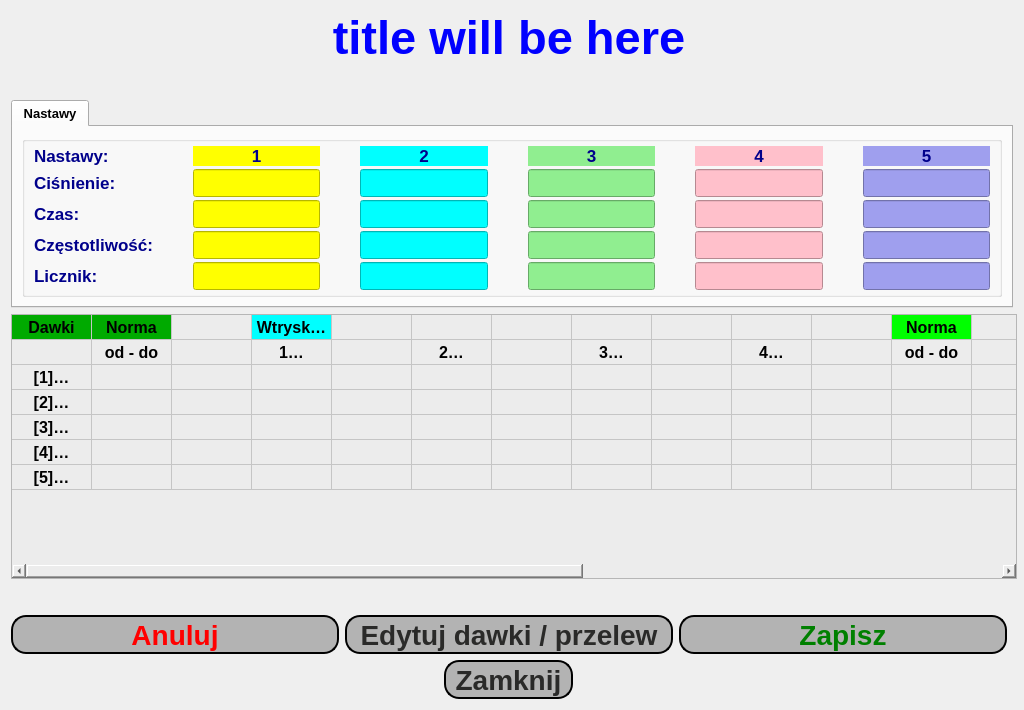
<?xml version="1.0" encoding="UTF-8"?>
<ui version="4.0">
 <class>ResultWidget</class>
 <widget class="QWidget" name="ResultWidget">
  <property name="enabled">
   <bool>true</bool>
  </property>
  <property name="geometry">
   <rect>
    <x>0</x>
    <y>0</y>
    <width>1024</width>
    <height>710</height>
   </rect>
  </property>
  <property name="sizePolicy">
   <sizepolicy hsizetype="Fixed" vsizetype="Fixed">
    <horstretch>0</horstretch>
    <verstretch>0</verstretch>
   </sizepolicy>
  </property>
  <property name="minimumSize">
   <size>
    <width>1024</width>
    <height>710</height>
   </size>
  </property>
  <property name="maximumSize">
   <size>
    <width>16777215</width>
    <height>16777215</height>
   </size>
  </property>
  <property name="font">
   <font>
    <pointsize>12</pointsize>
    <weight>75</weight>
    <bold>true</bold>
   </font>
  </property>
  <layout class="QGridLayout" name="gridLayout_7">
   <item row="10" column="0">
    <widget class="QWidget" name="resEditPart" native="true">
     <layout class="QHBoxLayout" name="horizontalLayout_3">
      <property name="leftMargin">
       <number>0</number>
      </property>
      <property name="topMargin">
       <number>0</number>
      </property>
      <property name="rightMargin">
       <number>0</number>
      </property>
      <property name="bottomMargin">
       <number>0</number>
      </property>
      <item>
       <widget class="QToolButton" name="cancelButton">
        <property name="sizePolicy">
         <sizepolicy hsizetype="Minimum" vsizetype="Fixed">
          <horstretch>0</horstretch>
          <verstretch>0</verstretch>
         </sizepolicy>
        </property>
        <property name="font">
         <font>
          <pointsize>21</pointsize>
          <weight>75</weight>
          <bold>true</bold>
         </font>
        </property>
        <property name="styleSheet">
         <string notr="true">background-color: #b3b3b3;
border-radius: 15px;
border-width: 2px;
border-color: black;
border-style: outset;
color: red;</string>
        </property>
        <property name="text">
         <string>Anuluj</string>
        </property>
       </widget>
      </item>
      <item>
       <widget class="QToolButton" name="editButton">
        <property name="sizePolicy">
         <sizepolicy hsizetype="Minimum" vsizetype="Fixed">
          <horstretch>0</horstretch>
          <verstretch>0</verstretch>
         </sizepolicy>
        </property>
        <property name="font">
         <font>
          <pointsize>21</pointsize>
          <weight>75</weight>
          <bold>true</bold>
         </font>
        </property>
        <property name="styleSheet">
         <string notr="true">background-color: #b3b3b3;
border-radius: 15px;
border-width: 2px;
border-color: black;
border-style: outset;
color: #2a2a29;</string>
        </property>
        <property name="text">
         <string>Edytuj dawki / przelew</string>
        </property>
       </widget>
      </item>
      <item>
       <widget class="QToolButton" name="saveButton">
        <property name="sizePolicy">
         <sizepolicy hsizetype="Minimum" vsizetype="Fixed">
          <horstretch>0</horstretch>
          <verstretch>0</verstretch>
         </sizepolicy>
        </property>
        <property name="font">
         <font>
          <pointsize>21</pointsize>
          <weight>75</weight>
          <bold>true</bold>
         </font>
        </property>
        <property name="styleSheet">
         <string notr="true">background-color: #b3b3b3;
border-radius: 15px;
border-width: 2px;
border-color: black;
border-style: outset;
color: green;</string>
        </property>
        <property name="text">
         <string>Zapisz</string>
        </property>
       </widget>
      </item>
     </layout>
    </widget>
   </item>
   <item row="13" column="0">
    <widget class="QWidget" name="resNormPart" native="true">
     <layout class="QVBoxLayout" name="verticalLayout_2">
      <property name="leftMargin">
       <number>0</number>
      </property>
      <property name="topMargin">
       <number>0</number>
      </property>
      <property name="rightMargin">
       <number>0</number>
      </property>
      <property name="bottomMargin">
       <number>0</number>
      </property>
      <item alignment="Qt::AlignHCenter">
       <widget class="QToolButton" name="closeDialogButton">
        <property name="enabled">
         <bool>true</bool>
        </property>
        <property name="font">
         <font>
          <pointsize>21</pointsize>
          <weight>75</weight>
          <bold>true</bold>
         </font>
        </property>
        <property name="styleSheet">
         <string notr="true">border-radius: 15px;
border-width: 2px;
border-color: black;
border-style: outset;
color: #2a2a29;
background-color: #b3b3b3;</string>
        </property>
        <property name="text">
         <string>Zamknij</string>
        </property>
       </widget>
      </item>
     </layout>
    </widget>
   </item>
   <item row="3" column="0">
    <layout class="QHBoxLayout" name="horizontalLayout">
     <property name="spacing">
      <number>0</number>
     </property>
     <item>
      <widget class="QTableWidget" name="lowerTable">
       <property name="sizePolicy">
        <sizepolicy hsizetype="MinimumExpanding" vsizetype="MinimumExpanding">
         <horstretch>0</horstretch>
         <verstretch>0</verstretch>
        </sizepolicy>
       </property>
       <property name="minimumSize">
        <size>
         <width>1006</width>
         <height>265</height>
        </size>
       </property>
       <property name="font">
        <font>
         <pointsize>12</pointsize>
         <weight>75</weight>
         <bold>true</bold>
        </font>
       </property>
       <property name="styleSheet">
        <string notr="true">background-color: rgb(236, 236, 236);</string>
       </property>
       <property name="editTriggers">
        <set>QAbstractItemView::NoEditTriggers</set>
       </property>
       <property name="showGrid">
        <bool>true</bool>
       </property>
       <property name="gridStyle">
        <enum>Qt::SolidLine</enum>
       </property>
       <property name="rowCount">
        <number>7</number>
       </property>
       <property name="columnCount">
        <number>21</number>
       </property>
       <attribute name="horizontalHeaderVisible">
        <bool>false</bool>
       </attribute>
       <attribute name="horizontalHeaderDefaultSectionSize">
        <number>80</number>
       </attribute>
       <attribute name="horizontalHeaderMinimumSectionSize">
        <number>17</number>
       </attribute>
       <attribute name="horizontalHeaderStretchLastSection">
        <bool>false</bool>
       </attribute>
       <attribute name="verticalHeaderVisible">
        <bool>false</bool>
       </attribute>
       <attribute name="verticalHeaderDefaultSectionSize">
        <number>25</number>
       </attribute>
       <attribute name="verticalHeaderStretchLastSection">
        <bool>false</bool>
       </attribute>
       <row/>
       <row/>
       <row/>
       <row/>
       <row/>
       <row/>
       <row/>
       <column/>
       <column/>
       <column/>
       <column/>
       <column/>
       <column/>
       <column/>
       <column/>
       <column/>
       <column/>
       <column/>
       <column/>
       <column/>
       <column/>
       <column/>
       <column/>
       <column/>
       <column/>
       <column/>
       <column/>
       <column/>
       <item row="0" column="0">
        <property name="text">
         <string>Dawki</string>
        </property>
        <property name="textAlignment">
         <set>AlignHCenter|AlignVCenter|AlignCenter</set>
        </property>
        <property name="background">
         <brush brushstyle="SolidPattern">
          <color alpha="255">
           <red>0</red>
           <green>170</green>
           <blue>0</blue>
          </color>
         </brush>
        </property>
       </item>
       <item row="0" column="1">
        <property name="text">
         <string>Norma</string>
        </property>
        <property name="textAlignment">
         <set>AlignHCenter|AlignVCenter|AlignCenter</set>
        </property>
        <property name="background">
         <brush brushstyle="SolidPattern">
          <color alpha="255">
           <red>0</red>
           <green>170</green>
           <blue>0</blue>
          </color>
         </brush>
        </property>
       </item>
       <item row="0" column="2">
        <property name="text">
         <string/>
        </property>
       </item>
       <item row="0" column="3">
        <property name="text">
         <string>Wtryskiwacz - dawki</string>
        </property>
        <property name="textAlignment">
         <set>AlignHCenter|AlignVCenter|AlignCenter</set>
        </property>
        <property name="background">
         <brush brushstyle="SolidPattern">
          <color alpha="255">
           <red>0</red>
           <green>255</green>
           <blue>255</blue>
          </color>
         </brush>
        </property>
       </item>
       <item row="0" column="4">
        <property name="text">
         <string/>
        </property>
       </item>
       <item row="0" column="5">
        <property name="text">
         <string/>
        </property>
       </item>
       <item row="0" column="6">
        <property name="text">
         <string/>
        </property>
       </item>
       <item row="0" column="8">
        <property name="text">
         <string/>
        </property>
       </item>
       <item row="0" column="10">
        <property name="text">
         <string/>
        </property>
       </item>
       <item row="0" column="11">
        <property name="text">
         <string>Norma</string>
        </property>
        <property name="textAlignment">
         <set>AlignHCenter|AlignVCenter|AlignCenter</set>
        </property>
        <property name="background">
         <brush brushstyle="SolidPattern">
          <color alpha="255">
           <red>0</red>
           <green>255</green>
           <blue>0</blue>
          </color>
         </brush>
        </property>
        <property name="foreground">
         <brush brushstyle="NoBrush">
          <color alpha="255">
           <red>0</red>
           <green>0</green>
           <blue>127</blue>
          </color>
         </brush>
        </property>
       </item>
       <item row="0" column="13">
        <property name="text">
         <string>Przelewy</string>
        </property>
        <property name="textAlignment">
         <set>AlignHCenter|AlignVCenter|AlignCenter</set>
        </property>
        <property name="background">
         <brush brushstyle="SolidPattern">
          <color alpha="255">
           <red>255</red>
           <green>255</green>
           <blue>0</blue>
          </color>
         </brush>
        </property>
        <property name="foreground">
         <brush brushstyle="NoBrush">
          <color alpha="255">
           <red>0</red>
           <green>0</green>
           <blue>127</blue>
          </color>
         </brush>
        </property>
       </item>
       <item row="1" column="0">
        <property name="text">
         <string/>
        </property>
        <property name="textAlignment">
         <set>AlignHCenter|AlignVCenter|AlignCenter</set>
        </property>
        <property name="foreground">
         <brush brushstyle="NoBrush">
          <color alpha="255">
           <red>0</red>
           <green>0</green>
           <blue>127</blue>
          </color>
         </brush>
        </property>
       </item>
       <item row="1" column="1">
        <property name="text">
         <string>od - do</string>
        </property>
        <property name="textAlignment">
         <set>AlignHCenter|AlignVCenter|AlignCenter</set>
        </property>
        <property name="foreground">
         <brush brushstyle="NoBrush">
          <color alpha="255">
           <red>0</red>
           <green>0</green>
           <blue>127</blue>
          </color>
         </brush>
        </property>
       </item>
       <item row="1" column="2">
        <property name="text">
         <string/>
        </property>
       </item>
       <item row="1" column="3">
        <property name="text">
         <string>1
wynik</string>
        </property>
        <property name="textAlignment">
         <set>AlignHCenter|AlignVCenter|AlignCenter</set>
        </property>
        <property name="foreground">
         <brush brushstyle="NoBrush">
          <color alpha="255">
           <red>0</red>
           <green>0</green>
           <blue>127</blue>
          </color>
         </brush>
        </property>
       </item>
       <item row="1" column="4">
        <property name="text">
         <string/>
        </property>
       </item>
       <item row="1" column="5">
        <property name="text">
         <string>2
wynik</string>
        </property>
        <property name="textAlignment">
         <set>AlignHCenter|AlignVCenter|AlignCenter</set>
        </property>
        <property name="foreground">
         <brush brushstyle="NoBrush">
          <color alpha="255">
           <red>0</red>
           <green>0</green>
           <blue>127</blue>
          </color>
         </brush>
        </property>
       </item>
       <item row="1" column="6">
        <property name="text">
         <string/>
        </property>
       </item>
       <item row="1" column="7">
        <property name="text">
         <string>3
wynik</string>
        </property>
        <property name="textAlignment">
         <set>AlignHCenter|AlignVCenter|AlignCenter</set>
        </property>
        <property name="foreground">
         <brush brushstyle="NoBrush">
          <color alpha="255">
           <red>0</red>
           <green>0</green>
           <blue>127</blue>
          </color>
         </brush>
        </property>
       </item>
       <item row="1" column="8">
        <property name="text">
         <string/>
        </property>
       </item>
       <item row="1" column="9">
        <property name="text">
         <string>4
wynik</string>
        </property>
        <property name="textAlignment">
         <set>AlignHCenter|AlignVCenter|AlignCenter</set>
        </property>
        <property name="foreground">
         <brush brushstyle="NoBrush">
          <color alpha="255">
           <red>0</red>
           <green>0</green>
           <blue>127</blue>
          </color>
         </brush>
        </property>
       </item>
       <item row="1" column="10">
        <property name="text">
         <string/>
        </property>
       </item>
       <item row="1" column="11">
        <property name="text">
         <string>od - do</string>
        </property>
        <property name="textAlignment">
         <set>AlignHCenter|AlignVCenter|AlignCenter</set>
        </property>
        <property name="foreground">
         <brush brushstyle="NoBrush">
          <color alpha="255">
           <red>0</red>
           <green>0</green>
           <blue>127</blue>
          </color>
         </brush>
        </property>
       </item>
       <item row="1" column="12">
        <property name="text">
         <string/>
        </property>
       </item>
       <item row="1" column="13">
        <property name="text">
         <string>1
wynik</string>
        </property>
        <property name="textAlignment">
         <set>AlignHCenter|AlignVCenter|AlignCenter</set>
        </property>
        <property name="foreground">
         <brush brushstyle="NoBrush">
          <color alpha="255">
           <red>0</red>
           <green>0</green>
           <blue>127</blue>
          </color>
         </brush>
        </property>
       </item>
       <item row="1" column="14">
        <property name="text">
         <string/>
        </property>
       </item>
       <item row="1" column="15">
        <property name="text">
         <string>2
wynik</string>
        </property>
        <property name="textAlignment">
         <set>AlignHCenter|AlignVCenter|AlignCenter</set>
        </property>
        <property name="foreground">
         <brush brushstyle="NoBrush">
          <color alpha="255">
           <red>0</red>
           <green>0</green>
           <blue>127</blue>
          </color>
         </brush>
        </property>
       </item>
       <item row="1" column="17">
        <property name="text">
         <string>3
wynik</string>
        </property>
        <property name="textAlignment">
         <set>AlignHCenter|AlignVCenter|AlignCenter</set>
        </property>
        <property name="foreground">
         <brush brushstyle="NoBrush">
          <color alpha="255">
           <red>0</red>
           <green>0</green>
           <blue>127</blue>
          </color>
         </brush>
        </property>
       </item>
       <item row="1" column="19">
        <property name="text">
         <string>4
wynik</string>
        </property>
        <property name="textAlignment">
         <set>AlignHCenter|AlignVCenter|AlignCenter</set>
        </property>
        <property name="foreground">
         <brush brushstyle="NoBrush">
          <color alpha="255">
           <red>0</red>
           <green>0</green>
           <blue>127</blue>
          </color>
         </brush>
        </property>
       </item>
       <item row="2" column="0">
        <property name="text">
         <string>[1]
Max. moc</string>
        </property>
        <property name="textAlignment">
         <set>AlignHCenter|AlignVCenter|AlignCenter</set>
        </property>
        <property name="foreground">
         <brush brushstyle="NoBrush">
          <color alpha="255">
           <red>0</red>
           <green>0</green>
           <blue>127</blue>
          </color>
         </brush>
        </property>
       </item>
       <item row="2" column="1">
        <property name="text">
         <string/>
        </property>
       </item>
       <item row="3" column="0">
        <property name="text">
         <string>[2]
Średnia moc</string>
        </property>
        <property name="textAlignment">
         <set>AlignHCenter|AlignVCenter|AlignCenter</set>
        </property>
        <property name="foreground">
         <brush brushstyle="NoBrush">
          <color alpha="255">
           <red>0</red>
           <green>0</green>
           <blue>127</blue>
          </color>
         </brush>
        </property>
       </item>
       <item row="4" column="0">
        <property name="text">
         <string>[3]
Min. moc</string>
        </property>
        <property name="textAlignment">
         <set>AlignHCenter|AlignVCenter|AlignCenter</set>
        </property>
        <property name="foreground">
         <brush brushstyle="NoBrush">
          <color alpha="255">
           <red>0</red>
           <green>0</green>
           <blue>127</blue>
          </color>
         </brush>
        </property>
       </item>
       <item row="5" column="0">
        <property name="text">
         <string>[4]
Przedwtrysk</string>
        </property>
        <property name="textAlignment">
         <set>AlignHCenter|AlignVCenter|AlignCenter</set>
        </property>
        <property name="foreground">
         <brush brushstyle="NoBrush">
          <color alpha="255">
           <red>0</red>
           <green>0</green>
           <blue>127</blue>
          </color>
         </brush>
        </property>
       </item>
       <item row="6" column="0">
        <property name="text">
         <string>[5]
Szczelność</string>
        </property>
        <property name="textAlignment">
         <set>AlignHCenter|AlignVCenter|AlignCenter</set>
        </property>
        <property name="foreground">
         <brush brushstyle="NoBrush">
          <color alpha="255">
           <red>0</red>
           <green>0</green>
           <blue>127</blue>
          </color>
         </brush>
        </property>
       </item>
      </widget>
     </item>
    </layout>
   </item>
   <item row="0" column="0">
    <widget class="QLabel" name="titleLabel">
     <property name="sizePolicy">
      <sizepolicy hsizetype="Expanding" vsizetype="Fixed">
       <horstretch>0</horstretch>
       <verstretch>0</verstretch>
      </sizepolicy>
     </property>
     <property name="font">
      <font>
       <pointsize>35</pointsize>
       <weight>75</weight>
       <bold>true</bold>
      </font>
     </property>
     <property name="styleSheet">
      <string notr="true">color: blue;</string>
     </property>
     <property name="text">
      <string>title will be here</string>
     </property>
     <property name="alignment">
      <set>Qt::AlignCenter</set>
     </property>
    </widget>
   </item>
   <item row="4" column="0">
    <spacer name="verticalSpacer_4">
     <property name="orientation">
      <enum>Qt::Vertical</enum>
     </property>
     <property name="sizeType">
      <enum>QSizePolicy::Fixed</enum>
     </property>
     <property name="sizeHint" stdset="0">
      <size>
       <width>20</width>
       <height>30</height>
      </size>
     </property>
    </spacer>
   </item>
   <item row="2" column="0" colspan="2">
    <widget class="QTabWidget" name="tabWidget">
     <property name="font">
      <font>
       <pointsize>10</pointsize>
      </font>
     </property>
     <property name="currentIndex">
      <number>0</number>
     </property>
     <widget class="QWidget" name="tab">
      <attribute name="title">
       <string>Nastawy</string>
      </attribute>
      <layout class="QGridLayout" name="gridLayout_2">
       <item row="0" column="0">
        <widget class="QGroupBox" name="groupBox_3">
         <property name="font">
          <font>
           <pointsize>12</pointsize>
           <weight>75</weight>
           <bold>true</bold>
          </font>
         </property>
         <property name="styleSheet">
          <string notr="true">color: darkBlue;</string>
         </property>
         <layout class="QGridLayout" name="gridLayout_5">
          <property name="topMargin">
           <number>3</number>
          </property>
          <property name="bottomMargin">
           <number>3</number>
          </property>
          <property name="horizontalSpacing">
           <number>40</number>
          </property>
          <property name="verticalSpacing">
           <number>2</number>
          </property>
          <item row="3" column="2">
           <widget class="QLineEdit" name="editl2u2">
            <property name="font">
             <font>
              <pointsize>13</pointsize>
              <weight>75</weight>
              <bold>true</bold>
             </font>
            </property>
            <property name="styleSheet">
             <string notr="true">background-color: cyan;
color: darkBlue;</string>
            </property>
            <property name="alignment">
             <set>Qt::AlignCenter</set>
            </property>
            <property name="readOnly">
             <bool>true</bool>
            </property>
           </widget>
          </item>
          <item row="1" column="3">
           <widget class="QLineEdit" name="editl3u1">
            <property name="font">
             <font>
              <pointsize>13</pointsize>
              <weight>75</weight>
              <bold>true</bold>
             </font>
            </property>
            <property name="styleSheet">
             <string notr="true">background-color: lightGreen;
color: darkBlue;</string>
            </property>
            <property name="alignment">
             <set>Qt::AlignCenter</set>
            </property>
            <property name="readOnly">
             <bool>true</bool>
            </property>
           </widget>
          </item>
          <item row="0" column="1">
           <widget class="QLabel" name="label_7">
            <property name="sizePolicy">
             <sizepolicy hsizetype="Preferred" vsizetype="Fixed">
              <horstretch>0</horstretch>
              <verstretch>0</verstretch>
             </sizepolicy>
            </property>
            <property name="font">
             <font>
              <pointsize>13</pointsize>
              <weight>75</weight>
              <bold>true</bold>
             </font>
            </property>
            <property name="styleSheet">
             <string notr="true">background-color: yellow;
color: darkBlue;</string>
            </property>
            <property name="text">
             <string>1</string>
            </property>
            <property name="alignment">
             <set>Qt::AlignCenter</set>
            </property>
           </widget>
          </item>
          <item row="1" column="5">
           <widget class="QLineEdit" name="editl5u1">
            <property name="font">
             <font>
              <pointsize>13</pointsize>
              <weight>75</weight>
              <bold>true</bold>
             </font>
            </property>
            <property name="styleSheet">
             <string notr="true">background-color: rgb(159, 159, 238);
color: darkBlue;</string>
            </property>
            <property name="alignment">
             <set>Qt::AlignCenter</set>
            </property>
            <property name="readOnly">
             <bool>true</bool>
            </property>
           </widget>
          </item>
          <item row="3" column="3">
           <widget class="QLineEdit" name="editl3u2">
            <property name="font">
             <font>
              <pointsize>13</pointsize>
              <weight>75</weight>
              <bold>true</bold>
             </font>
            </property>
            <property name="styleSheet">
             <string notr="true">background-color: lightGreen;
color: darkBlue;</string>
            </property>
            <property name="alignment">
             <set>Qt::AlignCenter</set>
            </property>
            <property name="readOnly">
             <bool>true</bool>
            </property>
           </widget>
          </item>
          <item row="5" column="1">
           <widget class="QLineEdit" name="editl1u4">
            <property name="font">
             <font>
              <pointsize>13</pointsize>
              <weight>75</weight>
              <bold>true</bold>
             </font>
            </property>
            <property name="styleSheet">
             <string notr="true">background-color: yellow;
color: darkBlue;</string>
            </property>
            <property name="alignment">
             <set>Qt::AlignCenter</set>
            </property>
            <property name="readOnly">
             <bool>true</bool>
            </property>
           </widget>
          </item>
          <item row="0" column="0">
           <widget class="QLabel" name="label_14">
            <property name="font">
             <font>
              <pointsize>13</pointsize>
              <weight>75</weight>
              <bold>true</bold>
             </font>
            </property>
            <property name="styleSheet">
             <string notr="true">color: darkBlue;</string>
            </property>
            <property name="text">
             <string>Nastawy:</string>
            </property>
           </widget>
          </item>
          <item row="1" column="1">
           <widget class="QLineEdit" name="editl1u1">
            <property name="font">
             <font>
              <pointsize>13</pointsize>
              <weight>75</weight>
              <bold>true</bold>
             </font>
            </property>
            <property name="styleSheet">
             <string notr="true">background-color: yellow;
color: darkBlue;</string>
            </property>
            <property name="alignment">
             <set>Qt::AlignCenter</set>
            </property>
            <property name="readOnly">
             <bool>true</bool>
            </property>
           </widget>
          </item>
          <item row="5" column="4">
           <widget class="QLineEdit" name="editl4u4">
            <property name="font">
             <font>
              <pointsize>13</pointsize>
              <weight>75</weight>
              <bold>true</bold>
             </font>
            </property>
            <property name="styleSheet">
             <string notr="true">background-color: pink;
color: darkBlue;</string>
            </property>
            <property name="alignment">
             <set>Qt::AlignCenter</set>
            </property>
            <property name="readOnly">
             <bool>true</bool>
            </property>
           </widget>
          </item>
          <item row="1" column="2">
           <widget class="QLineEdit" name="editl2u1">
            <property name="font">
             <font>
              <pointsize>13</pointsize>
              <weight>75</weight>
              <bold>true</bold>
             </font>
            </property>
            <property name="styleSheet">
             <string notr="true">background-color: cyan;
color: darkBlue;</string>
            </property>
            <property name="alignment">
             <set>Qt::AlignCenter</set>
            </property>
            <property name="readOnly">
             <bool>true</bool>
            </property>
           </widget>
          </item>
          <item row="3" column="0">
           <widget class="QLabel" name="label_2">
            <property name="font">
             <font>
              <pointsize>13</pointsize>
              <weight>75</weight>
              <bold>true</bold>
             </font>
            </property>
            <property name="styleSheet">
             <string notr="true">color: darkBlue;</string>
            </property>
            <property name="text">
             <string>Czas:</string>
            </property>
           </widget>
          </item>
          <item row="4" column="3">
           <widget class="QLineEdit" name="editl3u3">
            <property name="font">
             <font>
              <pointsize>13</pointsize>
              <weight>75</weight>
              <bold>true</bold>
             </font>
            </property>
            <property name="styleSheet">
             <string notr="true">background-color: lightGreen;
color: darkBlue;</string>
            </property>
            <property name="alignment">
             <set>Qt::AlignCenter</set>
            </property>
            <property name="readOnly">
             <bool>true</bool>
            </property>
           </widget>
          </item>
          <item row="4" column="2">
           <widget class="QLineEdit" name="editl2u3">
            <property name="font">
             <font>
              <pointsize>13</pointsize>
              <weight>75</weight>
              <bold>true</bold>
             </font>
            </property>
            <property name="styleSheet">
             <string notr="true">background-color: cyan;
color: darkBlue;</string>
            </property>
            <property name="alignment">
             <set>Qt::AlignCenter</set>
            </property>
            <property name="readOnly">
             <bool>true</bool>
            </property>
           </widget>
          </item>
          <item row="4" column="4">
           <widget class="QLineEdit" name="editl4u3">
            <property name="font">
             <font>
              <pointsize>13</pointsize>
              <weight>75</weight>
              <bold>true</bold>
             </font>
            </property>
            <property name="styleSheet">
             <string notr="true">background-color: pink;
color: darkBlue;</string>
            </property>
            <property name="alignment">
             <set>Qt::AlignCenter</set>
            </property>
            <property name="readOnly">
             <bool>true</bool>
            </property>
           </widget>
          </item>
          <item row="4" column="1">
           <widget class="QLineEdit" name="editl1u3">
            <property name="font">
             <font>
              <pointsize>13</pointsize>
              <weight>75</weight>
              <bold>true</bold>
             </font>
            </property>
            <property name="styleSheet">
             <string notr="true">background-color: yellow;
color: darkBlue;</string>
            </property>
            <property name="alignment">
             <set>Qt::AlignCenter</set>
            </property>
            <property name="readOnly">
             <bool>true</bool>
            </property>
           </widget>
          </item>
          <item row="5" column="5">
           <widget class="QLineEdit" name="editl5u4">
            <property name="font">
             <font>
              <pointsize>13</pointsize>
              <weight>75</weight>
              <bold>true</bold>
             </font>
            </property>
            <property name="styleSheet">
             <string notr="true">background-color: rgb(159, 159, 238);
color: darkBlue;</string>
            </property>
            <property name="alignment">
             <set>Qt::AlignCenter</set>
            </property>
            <property name="readOnly">
             <bool>true</bool>
            </property>
           </widget>
          </item>
          <item row="1" column="4">
           <widget class="QLineEdit" name="editl4u1">
            <property name="font">
             <font>
              <pointsize>13</pointsize>
              <weight>75</weight>
              <bold>true</bold>
             </font>
            </property>
            <property name="styleSheet">
             <string notr="true">background-color: pink;
color: darkBlue;</string>
            </property>
            <property name="alignment">
             <set>Qt::AlignCenter</set>
            </property>
            <property name="readOnly">
             <bool>true</bool>
            </property>
           </widget>
          </item>
          <item row="3" column="4">
           <widget class="QLineEdit" name="editl4u2">
            <property name="font">
             <font>
              <pointsize>13</pointsize>
              <weight>75</weight>
              <bold>true</bold>
             </font>
            </property>
            <property name="styleSheet">
             <string notr="true">background-color: pink;
color: darkBlue;</string>
            </property>
            <property name="alignment">
             <set>Qt::AlignCenter</set>
            </property>
            <property name="readOnly">
             <bool>true</bool>
            </property>
           </widget>
          </item>
          <item row="4" column="5">
           <widget class="QLineEdit" name="editl5u3">
            <property name="font">
             <font>
              <pointsize>13</pointsize>
              <weight>75</weight>
              <bold>true</bold>
             </font>
            </property>
            <property name="styleSheet">
             <string notr="true">background-color: rgb(159, 159, 238);
color: darkBlue;</string>
            </property>
            <property name="alignment">
             <set>Qt::AlignCenter</set>
            </property>
            <property name="readOnly">
             <bool>true</bool>
            </property>
           </widget>
          </item>
          <item row="3" column="5">
           <widget class="QLineEdit" name="editl5u2">
            <property name="font">
             <font>
              <pointsize>13</pointsize>
              <weight>75</weight>
              <bold>true</bold>
             </font>
            </property>
            <property name="styleSheet">
             <string notr="true">background-color: rgb(159, 159, 238);
color: darkBlue;</string>
            </property>
            <property name="alignment">
             <set>Qt::AlignCenter</set>
            </property>
            <property name="readOnly">
             <bool>true</bool>
            </property>
           </widget>
          </item>
          <item row="0" column="4">
           <widget class="QLabel" name="label_11">
            <property name="sizePolicy">
             <sizepolicy hsizetype="Preferred" vsizetype="Fixed">
              <horstretch>0</horstretch>
              <verstretch>0</verstretch>
             </sizepolicy>
            </property>
            <property name="font">
             <font>
              <pointsize>13</pointsize>
              <weight>75</weight>
              <bold>true</bold>
             </font>
            </property>
            <property name="styleSheet">
             <string notr="true">background-color: pink;
color: darkBlue;</string>
            </property>
            <property name="text">
             <string>4</string>
            </property>
            <property name="alignment">
             <set>Qt::AlignCenter</set>
            </property>
           </widget>
          </item>
          <item row="5" column="0">
           <widget class="QLabel" name="label_4">
            <property name="font">
             <font>
              <pointsize>13</pointsize>
              <weight>75</weight>
              <bold>true</bold>
             </font>
            </property>
            <property name="styleSheet">
             <string notr="true">color: darkBlue;</string>
            </property>
            <property name="text">
             <string>Licznik:</string>
            </property>
           </widget>
          </item>
          <item row="3" column="1">
           <widget class="QLineEdit" name="editl1u2">
            <property name="font">
             <font>
              <pointsize>13</pointsize>
              <weight>75</weight>
              <bold>true</bold>
             </font>
            </property>
            <property name="styleSheet">
             <string notr="true">background-color: yellow;
color: darkBlue;</string>
            </property>
            <property name="alignment">
             <set>Qt::AlignCenter</set>
            </property>
            <property name="readOnly">
             <bool>true</bool>
            </property>
           </widget>
          </item>
          <item row="4" column="0">
           <widget class="QLabel" name="label_3">
            <property name="font">
             <font>
              <pointsize>13</pointsize>
              <weight>75</weight>
              <bold>true</bold>
             </font>
            </property>
            <property name="styleSheet">
             <string notr="true">color: darkBlue;</string>
            </property>
            <property name="text">
             <string>Częstotliwość:</string>
            </property>
           </widget>
          </item>
          <item row="5" column="2">
           <widget class="QLineEdit" name="editl2u4">
            <property name="font">
             <font>
              <pointsize>13</pointsize>
              <weight>75</weight>
              <bold>true</bold>
             </font>
            </property>
            <property name="styleSheet">
             <string notr="true">background-color: cyan;
color: darkBlue;</string>
            </property>
            <property name="alignment">
             <set>Qt::AlignCenter</set>
            </property>
            <property name="readOnly">
             <bool>true</bool>
            </property>
           </widget>
          </item>
          <item row="5" column="3">
           <widget class="QLineEdit" name="editl3u4">
            <property name="font">
             <font>
              <pointsize>13</pointsize>
              <weight>75</weight>
              <bold>true</bold>
             </font>
            </property>
            <property name="styleSheet">
             <string notr="true">background-color: lightGreen;
color: darkBlue;</string>
            </property>
            <property name="alignment">
             <set>Qt::AlignCenter</set>
            </property>
            <property name="readOnly">
             <bool>true</bool>
            </property>
           </widget>
          </item>
          <item row="0" column="5">
           <widget class="QLabel" name="label_13">
            <property name="sizePolicy">
             <sizepolicy hsizetype="Preferred" vsizetype="Fixed">
              <horstretch>0</horstretch>
              <verstretch>0</verstretch>
             </sizepolicy>
            </property>
            <property name="font">
             <font>
              <pointsize>13</pointsize>
              <weight>75</weight>
              <bold>true</bold>
             </font>
            </property>
            <property name="styleSheet">
             <string notr="true">background-color: rgb(159, 159, 238);
color: darkBlue;</string>
            </property>
            <property name="text">
             <string>5</string>
            </property>
            <property name="alignment">
             <set>Qt::AlignCenter</set>
            </property>
           </widget>
          </item>
          <item row="0" column="2">
           <widget class="QLabel" name="label_9">
            <property name="sizePolicy">
             <sizepolicy hsizetype="Preferred" vsizetype="Fixed">
              <horstretch>0</horstretch>
              <verstretch>0</verstretch>
             </sizepolicy>
            </property>
            <property name="font">
             <font>
              <pointsize>13</pointsize>
              <weight>75</weight>
              <bold>true</bold>
             </font>
            </property>
            <property name="styleSheet">
             <string notr="true">background-color: cyan;
color: darkBlue;</string>
            </property>
            <property name="text">
             <string>2</string>
            </property>
            <property name="alignment">
             <set>Qt::AlignCenter</set>
            </property>
           </widget>
          </item>
          <item row="0" column="3">
           <widget class="QLabel" name="label_10">
            <property name="sizePolicy">
             <sizepolicy hsizetype="Preferred" vsizetype="Fixed">
              <horstretch>0</horstretch>
              <verstretch>0</verstretch>
             </sizepolicy>
            </property>
            <property name="font">
             <font>
              <pointsize>13</pointsize>
              <weight>75</weight>
              <bold>true</bold>
             </font>
            </property>
            <property name="styleSheet">
             <string notr="true">background-color: lightGreen;
color: darkBlue;</string>
            </property>
            <property name="text">
             <string>3</string>
            </property>
            <property name="alignment">
             <set>Qt::AlignCenter</set>
            </property>
           </widget>
          </item>
          <item row="1" column="0">
           <widget class="QLabel" name="label">
            <property name="font">
             <font>
              <pointsize>13</pointsize>
              <weight>75</weight>
              <bold>true</bold>
             </font>
            </property>
            <property name="styleSheet">
             <string notr="true">color: darkBlue;</string>
            </property>
            <property name="text">
             <string>Ciśnienie:</string>
            </property>
           </widget>
          </item>
         </layout>
        </widget>
       </item>
      </layout>
     </widget>
    </widget>
   </item>
   <item row="1" column="0">
    <spacer name="verticalSpacer_3">
     <property name="orientation">
      <enum>Qt::Vertical</enum>
     </property>
     <property name="sizeType">
      <enum>QSizePolicy::Fixed</enum>
     </property>
     <property name="sizeHint" stdset="0">
      <size>
       <width>20</width>
       <height>30</height>
      </size>
     </property>
    </spacer>
   </item>
  </layout>
 </widget>
 <resources/>
 <connections/>
</ui>
